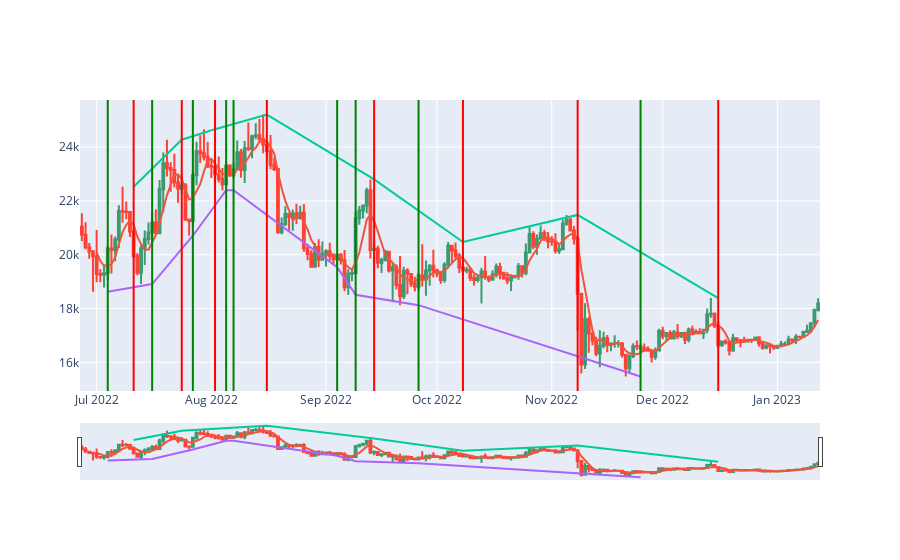
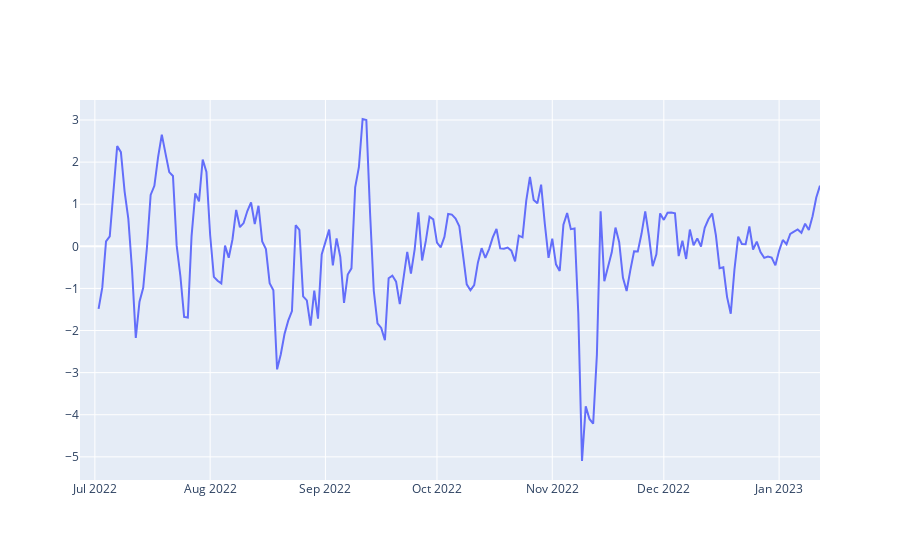

Notebook cell for these charts, in order:
### Code cell
fig = go.Figure(data=[go.Candlestick(x=df['date'],
                open=df['open'],
                high=df['high'],
                low=df['low'],
                close=df['close'])])

fig.add_trace(
    go.Scatter(
        x=df['date'],
        y=df['SMA']
    ))

fig1 = go.Figure(go.Scatter(
        x=df['date'],
        y=df['SMAslope']
    ))

# rsi = go.Figure(go.Scatter(
#         x=df['date'],
#         y=df['RSI']
#     ))
for i in range(0, len(df)):
    if df.iloc[i]['up_reversal']:
        fig.add_vline(df.iloc[i]['date'],line_color="green")
    if df.iloc[i]['down_reversal']:
        fig.add_vline(df.iloc[i]['date'],line_color="red")

fig.add_trace(go.Scatter(x=df['date'], y=df['charthighest'],connectgaps=True))
fig.add_trace(go.Scatter(x=df['date'], y=df['chartlowest'],connectgaps=True))


    # candle = df.iloc[i]
    # if candle['down_reversal']:
    #     window = df.rolling(window=3)

    #     # Use the max function to get the maximum value in the window
    #     aboba = window['high'].max()
    #     for imbalance in down_imbalances:
    #         if candle['date']>imbalance[2] and imbalance[0]<aboba[i]<imbalance[1]:
    #             print(imbalance[0],aboba[i],imbalance[1],candle['date'],imbalance[2])
    #             fig.add_vline(candle['date'])

# for imbalance in up_imbalances:
#     fig.add_trace(go.Scatter(x=[imbalance[2]], y=[imbalance[0]]))
# for imbalance in down_imbalances:
#     fig.add_trace(go.Scatter(x=[imbalance[2]], y=[imbalance[0]]))

fig.update_layout(showlegend=False)
fig.show()
fig1.update_layout(showlegend=False)
fig1.show()

# rsi.update_layout(showlegend=False)
# rsi.show()

### Figure 1 — Plotly figure (JSON) as saved in the notebook; plotly's stock layout.template omitted (floating-point values rounded to 4 significant figures; data arrays with more than 128 entries replaced by an {"elided": "..."} marker saying what was removed)
{"data": [{"close": {"elided": "200 float values"}, "high": {"elided": "200 float values"}, "low": {"elided": "200 float values"}, "open": {"elided": "200 float values"}, "type": "candlestick", "x": {"elided": "200 str values"}}, {"type": "scatter", "x": {"elided": "200 str values"}, "y": {"elided": "200 float values"}}, {"connectgaps": true, "type": "scatter", "x": {"elided": "200 str values"}, "y": {"elided": "200 float values"}}, {"connectgaps": true, "type": "scatter", "x": {"elided": "200 str values"}, "y": {"elided": "200 float values"}}], "layout": {"shapes": [{"line": {"color": "green"}, "type": "line", "x0": "2022-07-04T00:00:00", "x1": "2022-07-04T00:00:00", "xref": "x", "y0": 0, "y1": 1, "yref": "y domain"}, {"line": {"color": "red"}, "type": "line", "x0": "2022-07-11T00:00:00", "x1": "2022-07-11T00:00:00", "xref": "x", "y0": 0, "y1": 1, "yref": "y domain"}, {"line": {"color": "green"}, "type": "line", "x0": "2022-07-16T00:00:00", "x1": "2022-07-16T00:00:00", "xref": "x", "y0": 0, "y1": 1, "yref": "y domain"}, {"line": {"color": "red"}, "type": "line", "x0": "2022-07-24T00:00:00", "x1": "2022-07-24T00:00:00", "xref": "x", "y0": 0, "y1": 1, "yref": "y domain"}, {"line": {"color": "green"}, "type": "line", "x0": "2022-07-27T00:00:00", "x1": "2022-07-27T00:00:00", "xref": "x", "y0": 0, "y1": 1, "yref": "y domain"}, {"line": {"color": "red"}, "type": "line", "x0": "2022-08-02T00:00:00", "x1": "2022-08-02T00:00:00", "xref": "x", "y0": 0, "y1": 1, "yref": "y domain"}, {"line": {"color": "green"}, "type": "line", "x0": "2022-08-05T00:00:00", "x1": "2022-08-05T00:00:00", "xref": "x", "y0": 0, "y1": 1, "yref": "y domain"}, {"line": {"color": "green"}, "type": "line", "x0": "2022-08-07T00:00:00", "x1": "2022-08-07T00:00:00", "xref": "x", "y0": 0, "y1": 1, "yref": "y domain"}, {"line": {"color": "red"}, "type": "line", "x0": "2022-08-16T00:00:00", "x1": "2022-08-16T00:00:00", "xref": "x", "y0": 0, "y1": 1, "yref": "y domain"}, {"line": {"color": "green"}, "type": "line", "x0": "2022-09-04T00:00:00", "x1": "2022-09-04T00:00:00", "xref": "x", "y0": 0, "y1": 1, "yref": "y domain"}, {"line": {"color": "green"}, "type": "line", "x0": "2022-09-09T00:00:00", "x1": "2022-09-09T00:00:00", "xref": "x", "y0": 0, "y1": 1, "yref": "y domain"}, {"line": {"color": "red"}, "type": "line", "x0": "2022-09-14T00:00:00", "x1": "2022-09-14T00:00:00", "xref": "x", "y0": 0, "y1": 1, "yref": "y domain"}, {"line": {"color": "green"}, "type": "line", "x0": "2022-09-26T00:00:00", "x1": "2022-09-26T00:00:00", "xref": "x", "y0": 0, "y1": 1, "yref": "y domain"}, {"line": {"color": "red"}, "type": "line", "x0": "2022-10-08T00:00:00", "x1": "2022-10-08T00:00:00", "xref": "x", "y0": 0, "y1": 1, "yref": "y domain"}, {"line": {"color": "red"}, "type": "line", "x0": "2022-11-08T00:00:00", "x1": "2022-11-08T00:00:00", "xref": "x", "y0": 0, "y1": 1, "yref": "y domain"}, {"line": {"color": "green"}, "type": "line", "x0": "2022-11-25T00:00:00", "x1": "2022-11-25T00:00:00", "xref": "x", "y0": 0, "y1": 1, "yref": "y domain"}, {"line": {"color": "red"}, "type": "line", "x0": "2022-12-16T00:00:00", "x1": "2022-12-16T00:00:00", "xref": "x", "y0": 0, "y1": 1, "yref": "y domain"}], "showlegend": false}}

### Figure 2 — Plotly figure (JSON) as saved in the notebook; plotly's stock layout.template omitted (floating-point values rounded to 4 significant figures; data arrays with more than 128 entries replaced by an {"elided": "..."} marker saying what was removed)
{"data": [{"type": "scatter", "x": {"elided": "200 str values"}, "y": {"elided": "200 float values"}}], "layout": {"showlegend": false}}
